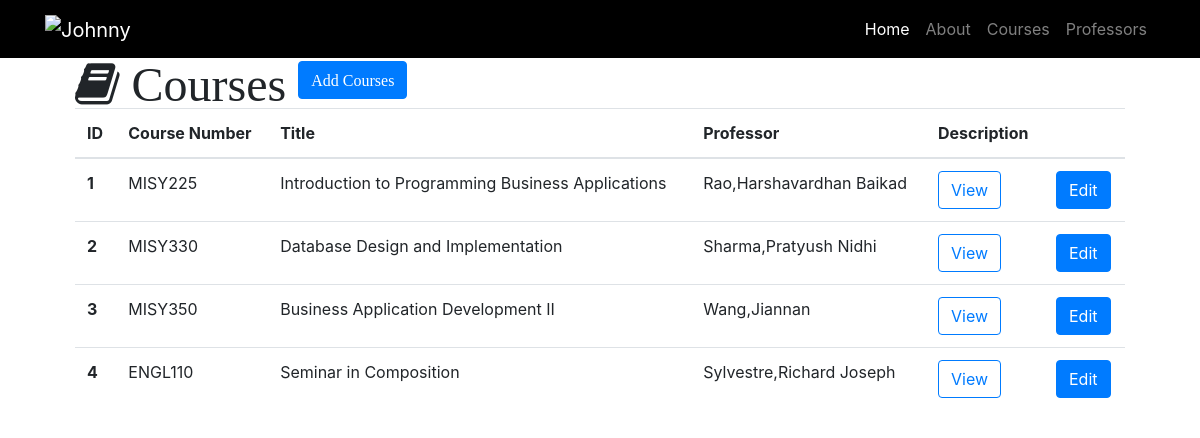
Screenshot of /courses with the database file from the repository.
### resume.py (models this page shows)
class Course(db.Model):
    __tablename__ = 'courses'
    id = db.Column(db.Integer, primary_key=True)
    number = db.Column(db.String(60))
    title = db.Column(db.String(256))
    description = db.Column(db.Text)
    professor_id = db.Column(db.Integer, db.ForeignKey('professors.id'))

class Professor(db.Model):
    __tablename__ = 'professors'
    id = db.Column(db.Integer, primary_key=True)
    name = db.Column(db.String(64))
    department = db.Column(db.String(64))
    courses = db.relationship('Course', backref='professor')

### resume.py (the view)
@app.route('/courses')
def courses():
    courses = Course.query.all()
    return render_template('courses.html', courses=courses)

### templates/courses.html (shortened to what this page needs)
{% extends "resume-base.html" %}
{% block head %} {{ super () }} {% endblock %}
{% block page_content %}
<div class="container">
  <i class="fa fa-book fa-3x" aria-hidden="true"> Courses
    <a id="add" href="/course/add" class="btn btn-primary" role="button" aria-disabled="true">Add Courses</a>
  </i>
  {% if courses %}
  <table class="table">
    <thead>
      <tr>
        <th>ID</th>
        <th>Course Number</th>
        <th>Title</th>
        <th>Professor</th>
        <th>Description</th>
        <th></th>
      </tr>
    </thead>
    <tbody>
      {% for course in courses %}
      <tr>
              <th scope="row">{{ course.id }}</th>
              <td>{{ course.number }}</td>
              <td>{{ course.title }}</td>
              <td>{{ course.professor.name }}</td>
              <td>
      <button type="button" class="btn btn-outline-primary" data-toggle="modal" data-target="#{{course.id}}">View</button>
      </td>
      <td>
        <a id="edit" href="/course/edit/{{course.id}}" class="btn btn-primary" role="button" aria-disabled="true">Edit</a>
      </td>
      {% endfor%}
       </tr>
    </tbody>
  </table>
  {% else %}
  <h3>We do not have this course.</h3>
  {% endif %}
</div>
{% endblock %}

### templates/resume-base.html (shortened to what this page needs)
<!DOCTYPE html>
<html lang="en">
<head>
  {% block head %}
  <link rel="stylesheet" href="https://maxcdn.bootstrapcdn.com/bootstrap/4.0.0-beta.2/css/bootstrap.min.css">
  <link rel="stylesheet" href="https://maxcdn.bootstrapcdn.com/font-awesome/4.7.0/css/font-awesome.min.css">
  <link rel="stylesheet" href="{{ url_for('static', filename='css/resume.css/') }}">
  {% endblock %}
</head>
<body>
  <nav class="navbar navbar-expand-lg navbar-dark fixed-top" style="background-color:black;">
    <div class="container">
      <a class="navbar-brand" href="/">
         <img src="{{ url_for('static', filename='img/mylogo.png') }}"
          alt="Johnny" width="100">
       </a>
      <div class="collapse navbar-collapse" id="navbarResponsive">
        <ul class="navbar-nav ml-auto">
          <li class="nav-item active">
            <a class="nav-link" href="/">Home
              </a>
          </li>
          <li class="nav-item">
            <a class="nav-link" href="/about">About</a>
          </li>
          <li class="nav-item">
            <a class="nav-link" href="/courses">Courses</a>
          </li>
          <li class="nav-item">
            <a class="nav-link" href="/professors">Professors</a>
          </li>
        </ul>
      </div>
    </div>
  </nav>
  {% block page_content %}
  {% endblock %}
</body>
</html>

### static/css/resume.css (style rules this page uses)
body { margin:60px; }

### templates/courses.html (style rules this page uses)
#add { color:white; }
#edit { color:white; }

### rows the page displays
Course: id "1", number "MISY225", title "Introduction to Programming Business Applications", professor.name "Rao,Harshavardhan Baikad"
Course: id "2", number "MISY330", title "Database Design and Implementation", professor.name "Sharma,Pratyush Nidhi"
Course: id "3", number "MISY350", title "Business Application Development II", professor.name "Wang,Jiannan"
Course: id "4", number "ENGL110", title "Seminar in Composition", professor.name "Sylvestre,Richard Joseph"
